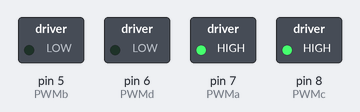
Bench run of a sketch on a simulated Arduino Uno, built with avr-gcc and run on an emulated ATmega328P. On the bench: switched loads named in the sketch (green lamp = pin HIGH).

Above: at 1.2 s.
At 3.7 s:
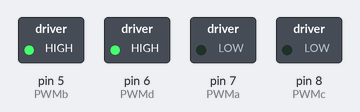
At 6.2 s:
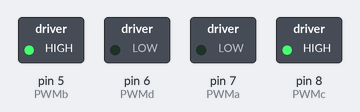
At 8.7 s:
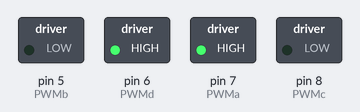
Timing chart, 0 to 13.0 s (numbered marks = the images above):
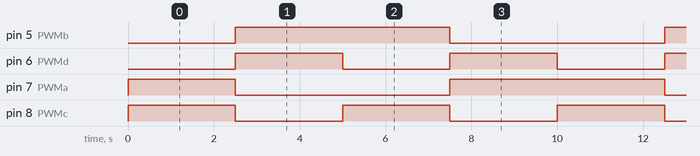

The sketch:

MotorTest.ino
```cpp
//**********************************//
//* Motor Test                     *//
//* for EEEBot                     *//
//*                                *//
//* UoN 2020                       *//
//**********************************//

// name the motor control pins
#define PWMa 7
#define PWMb 5
#define PWMc 8
#define PWMd 6

void setup() {
  // configure the motor control pins as outputs
  pinMode(PWMa, OUTPUT);
  pinMode(PWMb, OUTPUT);
  pinMode(PWMc, OUTPUT);
  pinMode(PWMd, OUTPUT);

}

void loop() {
  // forwards
  digitalWrite(PWMa, HIGH);
  digitalWrite(PWMb, LOW);
  digitalWrite(PWMc, HIGH);
  digitalWrite(PWMd, LOW);

  delay (2500);

  // backwards
  digitalWrite(PWMa, LOW);
  digitalWrite(PWMb, HIGH);
  digitalWrite(PWMc, LOW);
  digitalWrite(PWMd, HIGH);

  delay (2500);

  // clockwise
  digitalWrite(PWMa, LOW);
  digitalWrite(PWMb, HIGH);
  digitalWrite(PWMc, HIGH);
  digitalWrite(PWMd, LOW);

  delay (2500);

  // counter-clockwise
  digitalWrite(PWMa, HIGH);
  digitalWrite(PWMb, LOW);
  digitalWrite(PWMc, LOW);
  digitalWrite(PWMd, HIGH);

  delay (2500);
}
```

Measured:
- by itself, pin 5 (PWMb): alternates HIGH for 5.0 s and LOW for 5.0 s
- by itself, pin 6 (PWMd), pin 8 (PWMc): alternates HIGH for 2.5 s and LOW for 2.5 s
- by itself, pin 7 (PWMa): repeats every 10.0 s: LOW 5.0 s, HIGH 5.0 s
